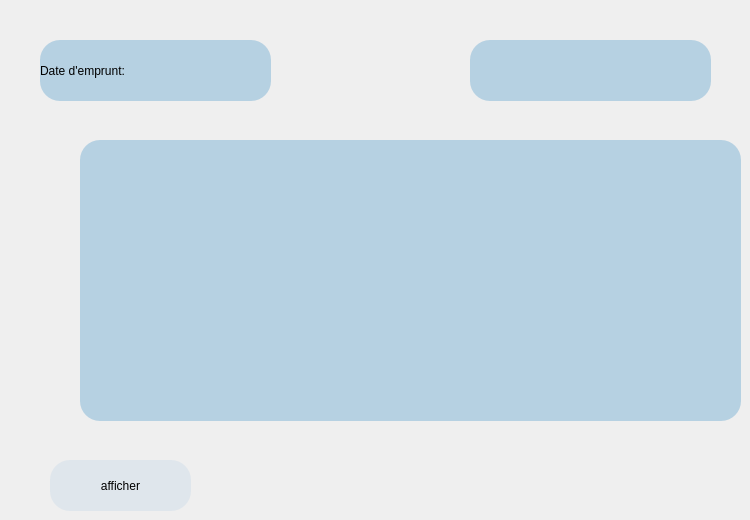
      <widget class="QWidget" name="date_em">
       <widget class="QLineEdit" name="date100">
        <property name="geometry">
         <rect>
          <x>470</x>
          <y>40</y>
          <width>241</width>
          <height>61</height>
         </rect>
        </property>
        <property name="styleSheet">
         <string notr="true">font: 12pt &quot;Palatino Linotype&quot;;
background-color: rgb(182, 209, 226);
border-radius:20px;</string>
        </property>
       </widget>
       <widget class="QLabel" name="label_48">
        <property name="geometry">
         <rect>
          <x>40</x>
          <y>40</y>
          <width>231</width>
          <height>61</height>
         </rect>
        </property>
        <property name="styleSheet">
         <string notr="true">font: 12pt &quot;Palatino Linotype&quot;;
background-color: rgb(182, 209, 226);
border-radius:20px;</string>
        </property>
        <property name="text">
         <string>Date d'emprunt:</string>
        </property>
       </widget>
       <widget class="QLabel" name="label_50">
        <property name="geometry">
         <rect>
          <x>80</x>
          <y>140</y>
          <width>661</width>
          <height>281</height>
         </rect>
        </property>
        <property name="styleSheet">
         <string notr="true">font: 12pt &quot;Palatino Linotype&quot;;
background-color: rgb(182, 209, 226);
border-radius:20px;</string>
        </property>
        <property name="text">
         <string/>
        </property>
       </widget>
       <widget class="QPushButton" name="afficher_em">
        <property name="geometry">
         <rect>
          <x>50</x>
          <y>460</y>
          <width>141</width>
          <height>51</height>
         </rect>
        </property>
        <property name="styleSheet">
         <string notr="true">border-radius:20px;
background-color: rgb(197, 225, 236);
color: rgb(0, 0, 0);
background-color: rgb(223, 230, 236);</string>
        </property>
        <property name="text">
         <string>afficher</string>
        </property>
       </widget>
      </widget>
